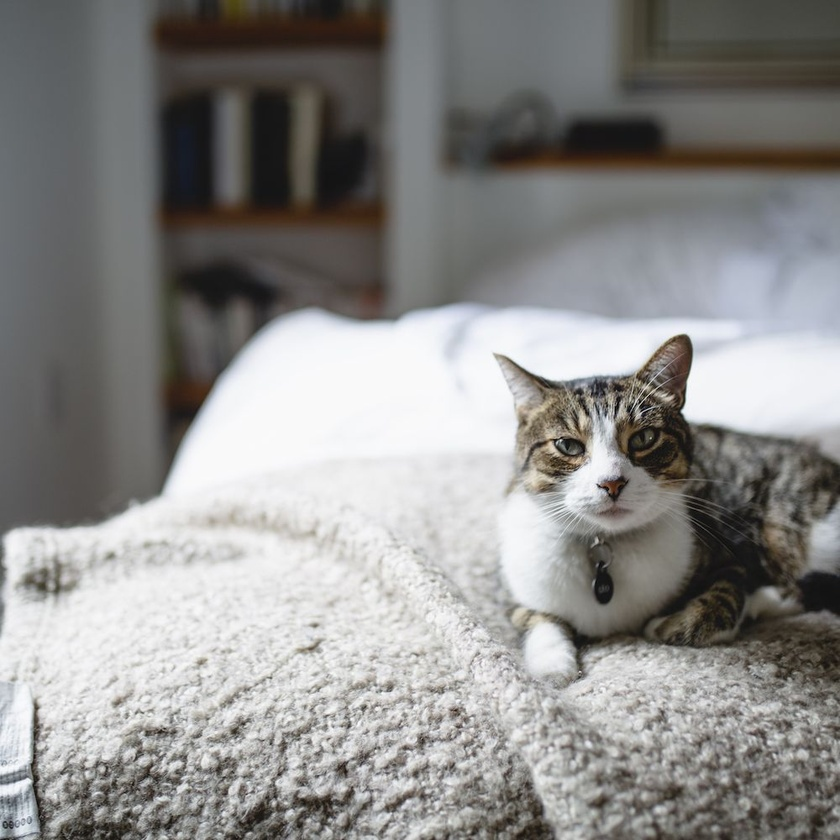
#> input picture Haarcascade/Face-Mask-Detector-main/files/Other/other3.jpg, 840 x 840 px, shrunk from 1000 x 1000 before the run
$ python Example3.py
#> lines starting #> are read from the running program, lines starting #| are printed output that depends on the picture
import cv2

#Getting Cascades
mouth_cascade=cv2.CascadeClassifier('haarcascade_mcs_mouth.xml')
face_cascade=cv2.CascadeClassifier('cascade2.xml')


#import Images

"""
Remove one commet to select an image !
"""

#img=cv2.imread('mask/have_mask_2.jpg')
#img=cv2.imread('no/no_mask_1.jpg')
img=cv2.imread('Other/other3.jpg')
#> img is the input picture: shape (840, 840, 3); mean B, G, R 138.4, 140, 140.9


gray=cv2.cvtColor(img, cv2.COLOR_BGR2GRAY)


#Grayscale
face=face_cascade.detectMultiScale(gray,2,7)
#> face = ()
mouth=mouth_cascade.detectMultiScale(gray, 2,7)
#> mouth = ()

#Variables
face_msg="Face"
no_mask="Please wear a mask !"
have_mask="Thank you for wearing a mask !!!"
no_face="Face not found !"
font=cv2.FONT_HERSHEY_COMPLEX
font_scale = 0.8
font_color = (0, 0, 0)
thicknesss=1

#Face Rectangle
for (x,y,w,h) in face:
    cv2.rectangle(img,(x,y), (x+w,y+h), (0,255,0),2)
    cv2.rectangle(img,(x,y), (x+100,y-20), (0,255,0),-1)
    cv2.putText(img,face_msg,(x,y),font,font_scale,font_color,thicknesss,cv2.LINE_AA)
#> this loop made 0 passes

#mouth detection

#no mask
if (len(mouth)!=0 and len(face)!=0):
    cv2.rectangle(img,(0,0), (500,30), (0,0,255),-1)
    cv2.putText(img,no_mask,(0,20),font,font_scale,(0,0,0),thicknesss,cv2.LINE_AA)
#have mask
elif(len(mouth)==0 ):
    cv2.rectangle(img,(0,0), (500,30), (0,255,0),-1)
    cv2.putText(img,have_mask,(0,20),font,font_scale,(0,0,0),thicknesss,cv2.LINE_AA)
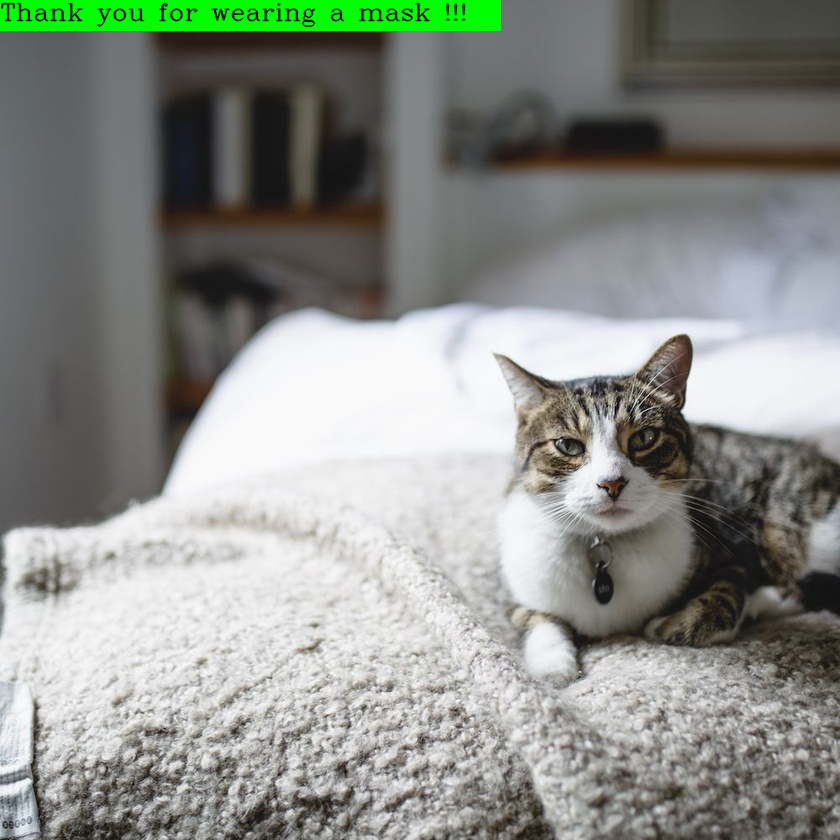
#> img: shape (840, 840, 3); mean B, G, R 136.8, 143.3, 139.1
elif(len(face)==0):
    cv2.rectangle(img,(0,0), (500,30), (0,165,255),-1)
    cv2.putText(img,no_face,(0,20),font,font_scale,(0,0,0),thicknesss,cv2.LINE_AA)


cv2.imshow('image',img)
cv2.waitKey()
cv2.destroyAllWindows()

$ run again, with Haarcascade/Face-Mask-Detector-main/files/no/no_mask_1.jpg copied over Haarcascade/Face-Mask-Detector-main/files/Other/other3.jpg
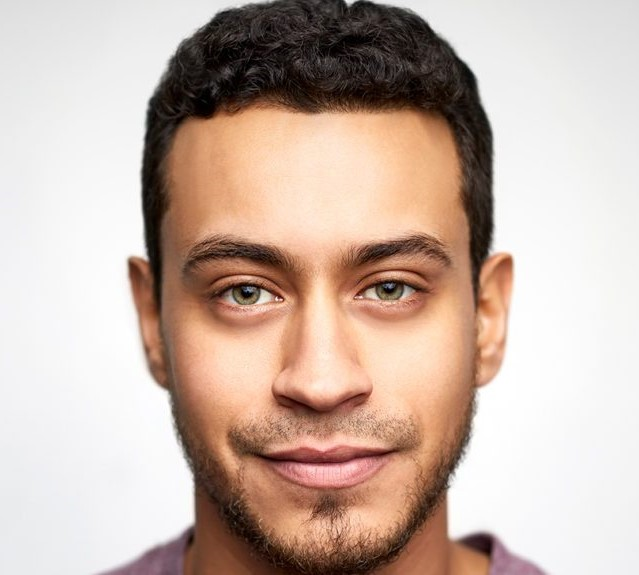
#> input picture Haarcascade/Face-Mask-Detector-main/files/no/no_mask_1.jpg, 639 x 575 px
#> img is the input picture: shape (575, 639, 3); mean B, G, R 169.6, 180.8, 201.3
#> `gray=cv2.cvtColor(img, cv2.COLOR_BGR2GRAY)`:
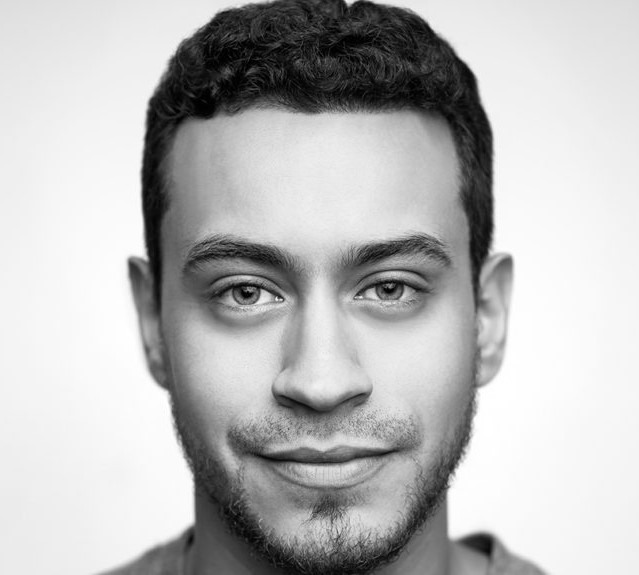
#> gray: shape (575, 639); min 0, max 255, mean 185.7
#> face = [[130, 139, 384, 384]]
#> mouth = [[339, 274, 100, 60], [192, 281, 100, 60], [260, 442, 100, 60], [226, 412, 200, 120]]
#> the loop `for (x,y,w,h) in face:` made 1 pass
#> `cv2.putText(img,no_mask,(0,20),font,font_scale,(0,0,0),thicknesss,cv2...`:
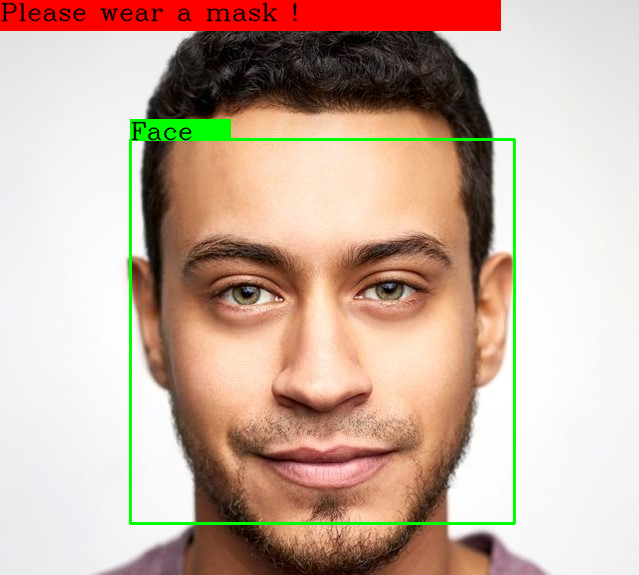
#> img: shape (575, 639, 3); mean B, G, R 160, 175.2, 200.9

$ run again, with Haarcascade/Face-Mask-Detector-main/files/Other/other1.jpg copied over Haarcascade/Face-Mask-Detector-main/files/Other/other3.jpg
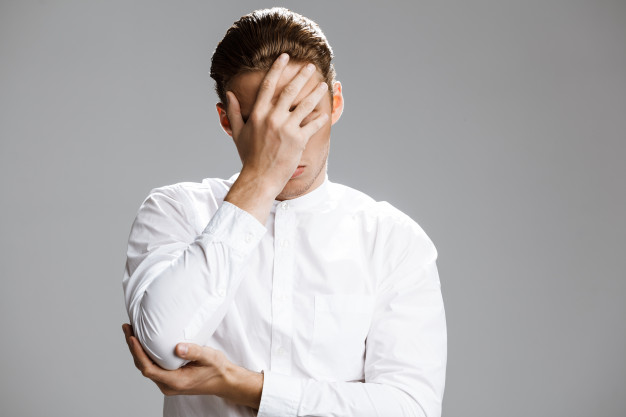
#> input picture Haarcascade/Face-Mask-Detector-main/files/Other/other1.jpg, 626 x 417 px
#> img is the input picture: shape (417, 626, 3); mean B, G, R 173, 172.9, 175.9
#> `gray=cv2.cvtColor(img, cv2.COLOR_BGR2GRAY)`:
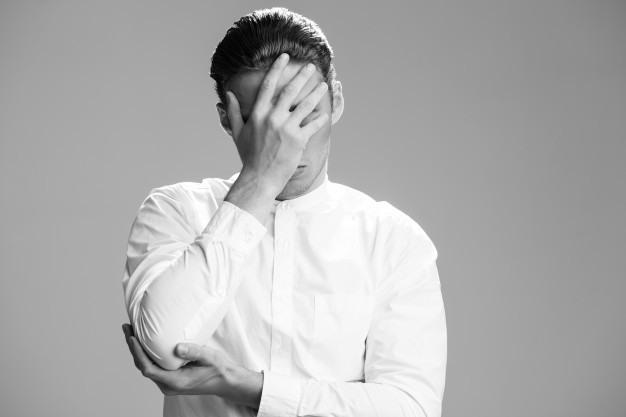
#> gray: shape (417, 626); min 1, max 255, mean 173.8
#> face = ()
#> `cv2.putText(img,have_mask,(0,20),font,font_scale,(0,0,0),thicknesss,cv..`:
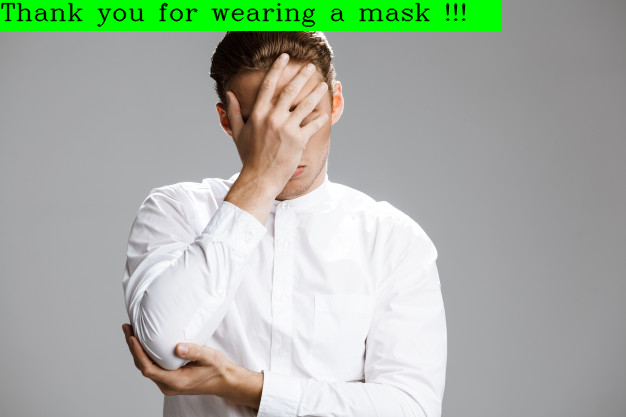
#> img: shape (417, 626, 3); mean B, G, R 163.9, 177.4, 166.8
